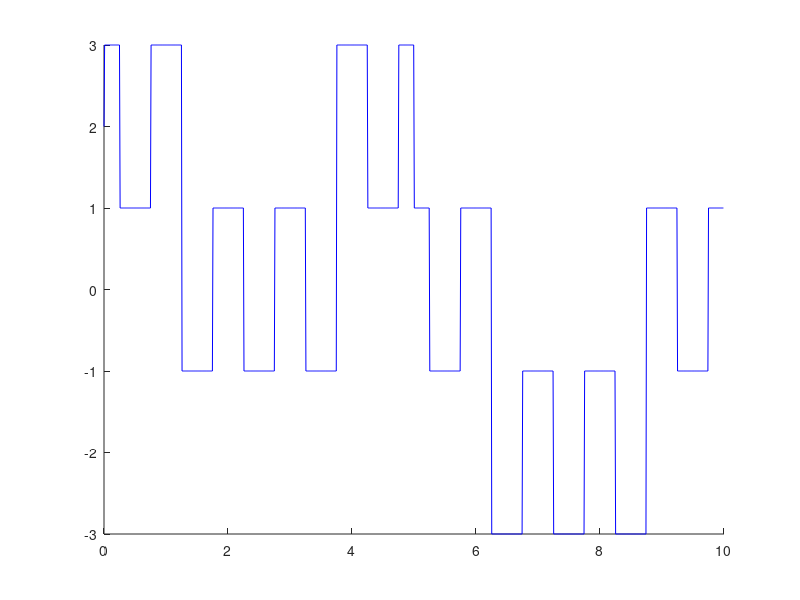
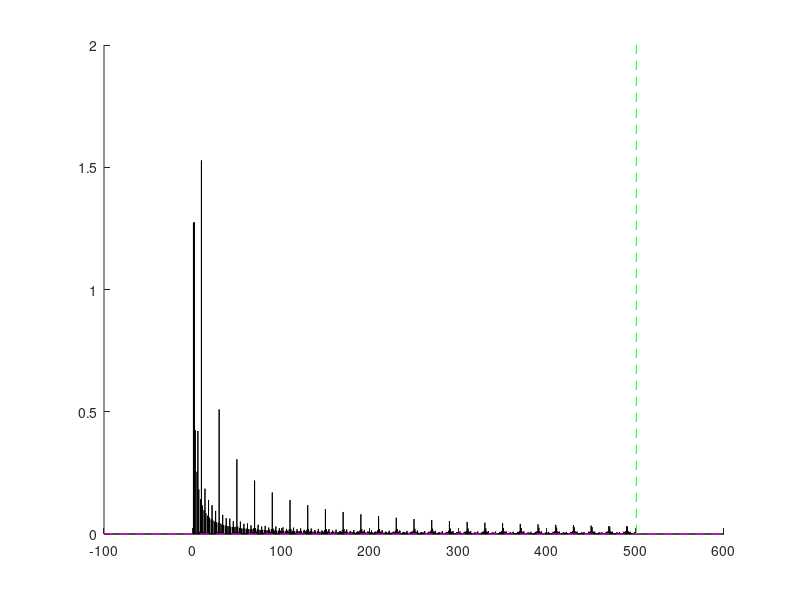
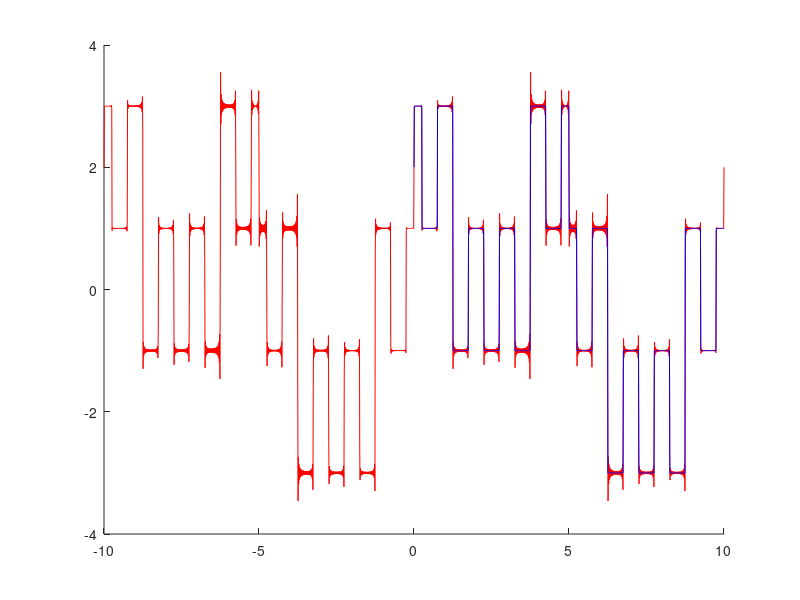

Write MATLAB code to recreate these figures, in order.
%kazkokia aproksimacija
function main
clc
close all
clear all
n=1000; n=round(n/2)*2+1;
m=(n+1)/2;
T=10; dazniu_slenkstis=m; amplitudes_slenkstis=0;
dt=T/n;
N=1000;
dttt=T/N; ttt=-T:dttt:T; t=0:dt:T-dt;
fff=funk(T,t);
figure(1); hold on; plot(t,fff,'b-');
ac0=dot(fff, fc(0,T,t))/n;
for i=1:m-1
    ac(i)=dot(fff,fc(i,T,t))*2/n;
    as(i)=dot(fff,fs(i,T,t))*2/n;
end
figure(2); hold on;
bar(0:m-1, [ac0, sqrt(ac.^2+as.^2)], 0.01);
xx=axis; plot(xx(1:2), amplitudes_slenkstis*[1, 1], 'm--');
plot(dazniu_slenkstis*[1,1], xx(3:4), 'g--');
fffz=ac0*fc(0,T,ttt); dazniai=1:m-1;
dazniai=dazniai(dazniai<dazniu_slenkstis);
for i=dazniai
    if sqrt(ac.^2+as.^2) > amplitudes_slenkstis
        fffz=fffz+ac(i)*fc(i,T,ttt)+as(i)*fs(i,T,ttt);
    end
end
figure(3); hold on; plot(ttt, fffz, 'r-'); plot(t, fff, 'b-');

end

function f=funk(T, t)
f=sign(sin(2*pi*t/T))+sign(cos(2*pi*2*t/T))+sign(cos(2*pi*10*t/T));
return
end

function c=fc(i, T, t)
c=cos(2*pi*t*i/T);
return
end

function c=fs(i, T, t)
c=sin(2*pi*t*i/T);
return
end